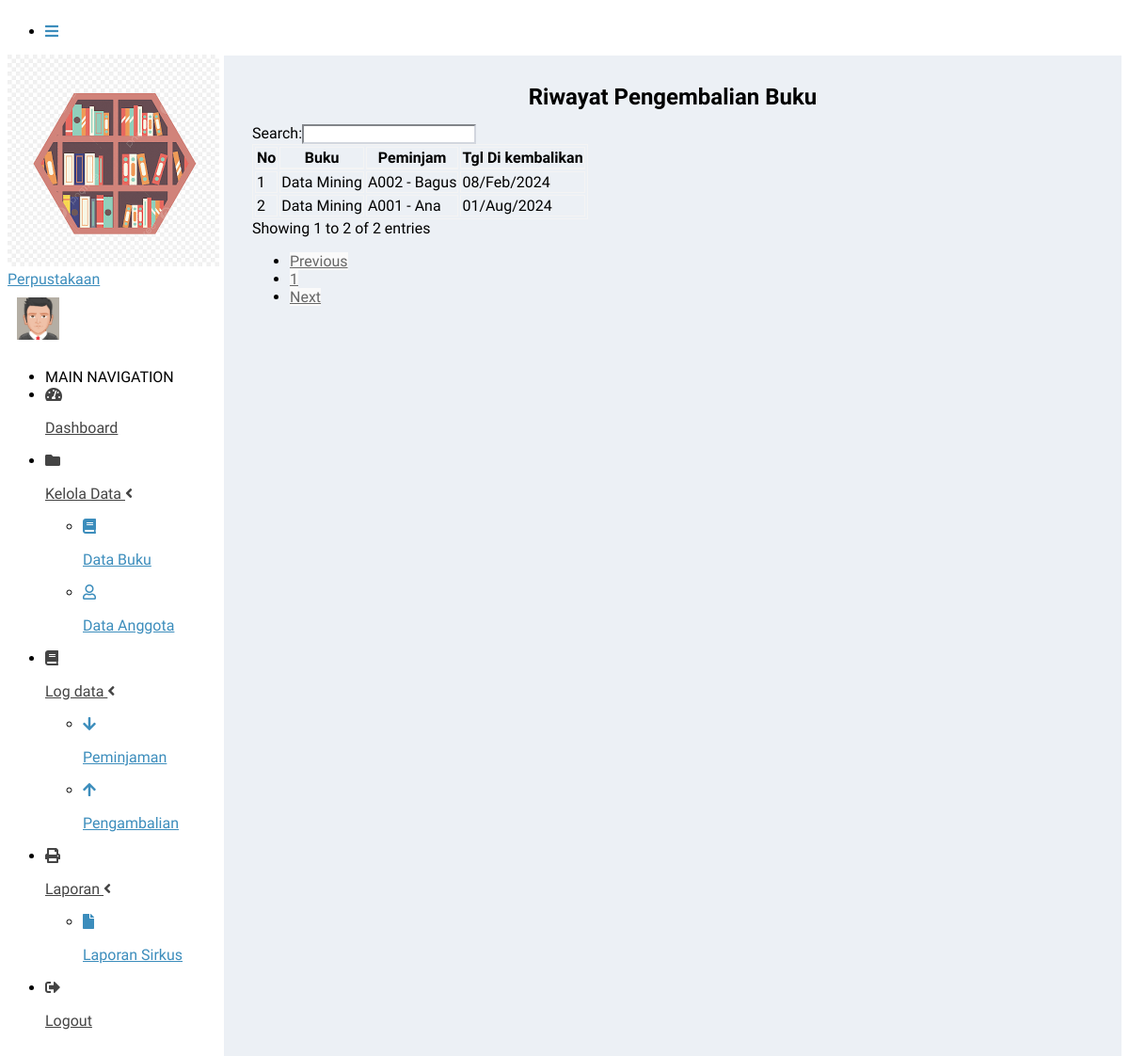
Page /?page=log_kembali (signed in) on the committed database.
### tables this page shows
CREATE TABLE `tb_sirkulasi` (
  `id_sk` varchar(20) NOT NULL,
  `id_buku` varchar(10) NOT NULL,
  `id_anggota` varchar(10) NOT NULL,
  `tgl_pinjam` date NOT NULL,
  `tgl_kembali` date NOT NULL,
  `status` enum('PIN','KEM') NOT NULL,
  PRIMARY KEY (`id_sk`),
  KEY `id_buku` (`id_buku`),
  KEY `id_anggota` (`id_anggota`)
);

CREATE TABLE `tb_buku` (
  `id_buku` varchar(10) NOT NULL,
  `judul_buku` varchar(50) NOT NULL,
  `pengarang` varchar(50) NOT NULL,
  `penerbit` varchar(50) NOT NULL,
  `th_terbit` year(4) NOT NULL,
  PRIMARY KEY (`id_buku`)
);

CREATE TABLE `tb_anggota` (
  `id_anggota` varchar(10) NOT NULL,
  `id_pengguna` int(11) NOT NULL,
  `nama` varchar(50) NOT NULL,
  `jekel` enum('Laki-laki','Perempuan') NOT NULL,
  `kelas` varchar(50) NOT NULL,
  `no_hp` varchar(20) NOT NULL,
  PRIMARY KEY (`id_anggota`),
  KEY `id_pengguna` (`id_pengguna`)
);

### admin/log/log_kembali.php (the view)
<section class="content-header">
	<h1 style="text-align:center;">
		Riwayat Pengembalian Buku
	</h1>
</section>
<section class="content">
	<div class="card card-primary">
		<div class="card-body">
			<div class="table-responsive">
				<table id="example1" class="table table-bordered table-striped">
					<thead>
						<tr>
							<th>No</th>
							<th>Buku</th>
							<th>Peminjam</th>
							<th>Tgl Di kembalikan</th>
						</tr>
					</thead>
					<tbody>
						<?php
						$koneksi = new mysqli ("localhost","root","","perpustakaan");
                  $no = 1;
                  $sql = $koneksi->query("SELECT b.judul_buku, a.id_anggota, a.nama, s.tgl_kembali
                  from tb_sirkulasi s inner join tb_buku b on s.id_buku=b.id_buku
				  inner join tb_anggota a on s.id_anggota=a.id_anggota where status='KEM' order by tgl_kembali asc");
                  while ($data= $sql->fetch_assoc()) {
                ?>
						<tr>
							<td>
								<?php echo $no++; ?>
							</td>
							<td>
								<?php echo $data['judul_buku']; ?>
							</td>
							<td>
								<?php echo $data['id_anggota']; ?>
								-
								<?php echo $data['nama']; ?>
							</td>
							<td>
							<?php  $tgl = $data['tgl_kembali']; echo date("d/M/Y", strtotime($tgl))?>
							</td>
						</tr>
						<?php
                  }
                ?>
					</tbody>
				</table>
			</div>
		</div>
	</div>
</section>

### rows in the picture
tb_sirkulasi: id_buku.judul_buku "Data Mining", id_anggota.id_anggota "A002", id_anggota.nama "Bagus", tgl_kembali "08/Feb/2024"
tb_sirkulasi: id_buku.judul_buku "Data Mining", id_anggota.id_anggota "A001", id_anggota.nama "Ana", tgl_kembali "01/Aug/2024"
